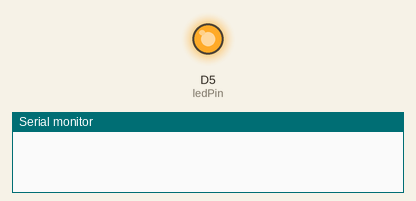
Simulated run of this program. Board: ESP8266 (NodeMCU). Shown: output pins drawn as LEDs (lit = HIGH), the last lines printed to the serial monitor. WiFi joins after 1.5 s; servers stay silent unless stated.

Above: at 0.1 s.
At 2.9 s:
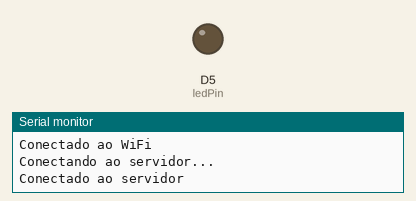
Timing chart, 0 to 4.5 s (numbered marks = the images above):
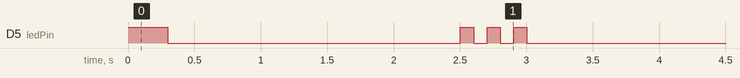

The program:

main.cpp
```cpp
#include <ESP8266WiFi.h>
#include <WiFiClient.h>

char ssid[] = "Moto G (8) Power";          // SSID da rede WiFi
char password[] = "123456789";           // Senha da rede WiFi
const char *serverIP = "192.168.182.133"; // Endereço IP do servidor
int serverPort = 12345;                 // Porta do servidor
int ledPin = D5;                        // Pino do LED
int buttonPin = D6;                     // Pino do botão

WiFiClient client;
bool ledBlinking = false;

void connectToWiFi()
{
    Serial.println("Conectando ao WiFi...");
    WiFi.begin(ssid, password);
    int tentativas = 0;
    while (WiFi.status() != WL_CONNECTED && tentativas < 10)
    {
        delay(1000);
        Serial.println("Tentativa de conexão WiFi...");
        tentativas++;
    }

    if (WiFi.status() == WL_CONNECTED)
    {
        Serial.println("Conectado ao WiFi");
    }
    else
    {
        Serial.println("Falha na conexão WiFi");
    }
}

void connectToServer()
{
    Serial.println("Conectando ao servidor...");
    if (client.connect(serverIP, serverPort))
    {
        Serial.println("Conectado ao servidor");
        client.print("nodemcu"); // Envia o nome do dispositivo
    }
    else
    {
        Serial.println("Falha na conexão com o servidor");
    }
}


void setup()
{
    Serial.begin(115200);
    pinMode(ledPin, OUTPUT);
    pinMode(buttonPin, INPUT_PULLUP);

    // Indica ligação
    digitalWrite(ledPin, HIGH);
    delay(300);
    digitalWrite(ledPin, LOW);

    connectToWiFi(); // Conectar ao WiFi


    connectToServer(); // Conectar ao servidor

    //Indica que saiu do setup
    for (int i = 0; i < 3; i++)
    {
        digitalWrite(ledPin, HIGH);
        delay(100);
        digitalWrite(ledPin, LOW);
        delay(100);
    }
}

void loop()
{
    // Reconectar ao WiFi se necessário
    if (WiFi.status() != WL_CONNECTED)
    {
        connectToWiFi();
    }

    // Reconectar ao servidor se necessário
    if (!client.connected())
    {
        connectToServer();
    }

    // Ler dados do servidor, se necessário
    while (client.available())
    {
        String data = client.readStringUntil('\n');
        Serial.println("Dados recebidos do servidor: " + data);

        if (data == "1")
        {
            // Acender o LED e fazer piscar até que o botão seja pressionado
            ledBlinking = true;
        }
    }

    // Controlar o LED
    if (ledBlinking)
    {
        digitalWrite(ledPin, HIGH);
        delay(500);
        digitalWrite(ledPin, LOW);
        delay(500);

        // Verificar se o botão foi pressionado para parar o piscar do LED
        if (digitalRead(buttonPin) == LOW)
        {
            ledBlinking = false;
            digitalWrite(ledPin, LOW);
        }
    }
}
```
